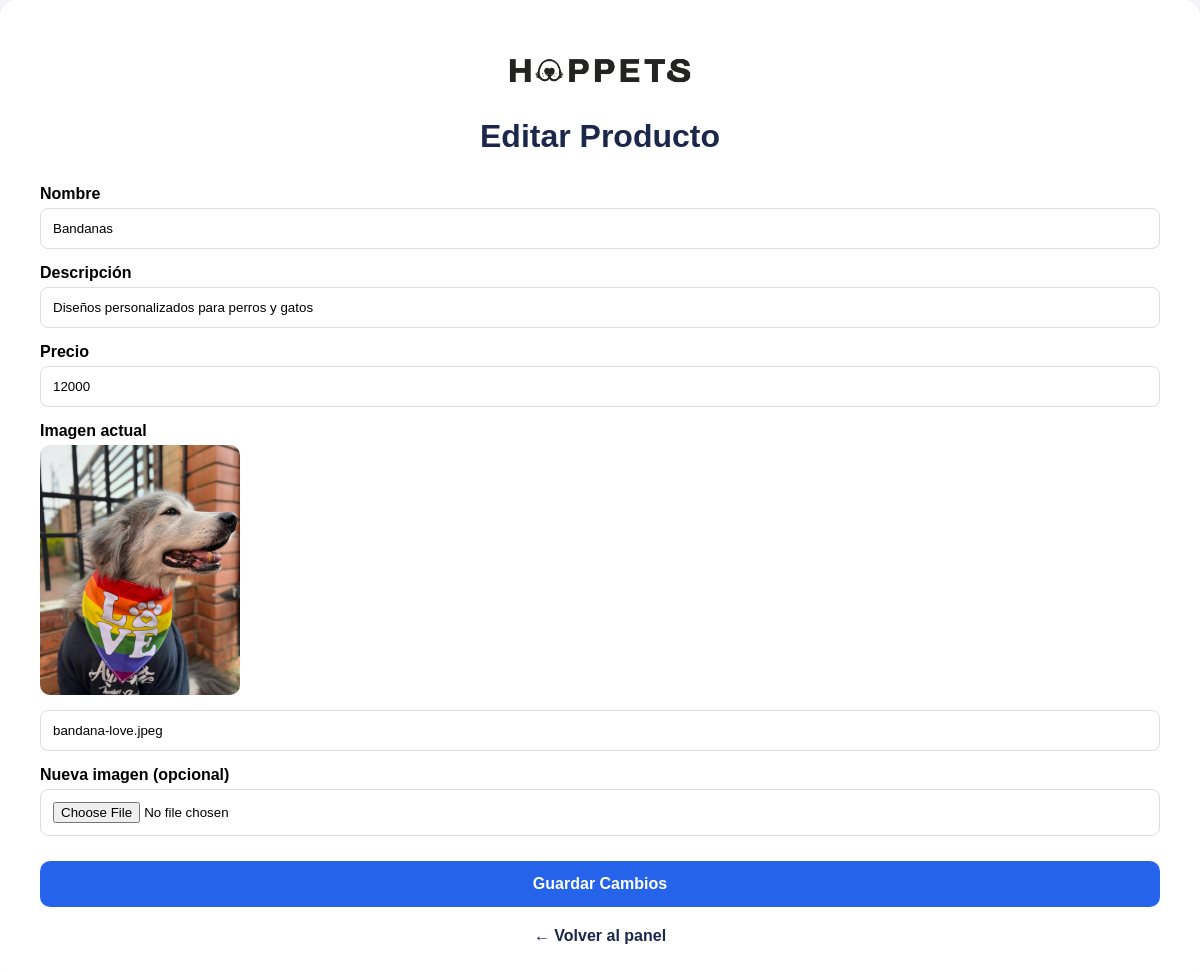
The app's page /editar/17 (signed in) with its own data.
### tables this page shows
CREATE TABLE productos (
    id INTEGER PRIMARY KEY AUTOINCREMENT,
    nombre TEXT NOT NULL,
    descripcion TEXT NOT NULL,
    precio INTEGER NOT NULL,
    imagen TEXT NOT NULL
, activo INTEGER DEFAULT 1);

### app.py (the view, shortened to what this page needs)
@app.route("/editar/<int:id>", methods=["GET", "POST"])
def editar(id):
    if not session.get("usuario"):
        return redirect("/login")
    conn = sqlite3.connect("database/products.db")
    conn.row_factory = sqlite3.Row
    producto = conn.execute(
        "SELECT * FROM productos WHERE id = ?",
        (id,)
    ).fetchone()
    conn.close()
    return render_template(
        "editar.html",
        producto=producto
    )

### templates/editar.html (shortened to what this page needs)
<!DOCTYPE html>
<html lang="es">
<head>
</head>
<body>
<div class="card">
    <div class="logo-admin">
        <img
            src="{{ url_for('static', filename='images/logo-negro.png') }}"
            alt="Hoppets">
    </div>
    <h1>Editar Producto</h1>
<form method="POST" enctype="multipart/form-data">
<label>Nombre</label>
<input
type="text"
name="nombre"
value="{{ producto['nombre'] }}"
required>
<label>Descripción</label>
<input
type="text"
name="descripcion"
value="{{ producto['descripcion'] }}"
required>
<label>Precio</label>
<input
type="number"
name="precio"
value="{{ producto['precio'] }}"
required>
<label>Imagen actual</label>
<img
    src="{{ url_for('static', filename='uploads/' + producto['imagen']) }}"
    style="width:200px;border-radius:10px;margin-bottom:15px;display:block;"
>
<input
    type="text"
    value="{{ producto['imagen'] }}"
    readonly
>
<label>Nueva imagen (opcional)</label>
<input
    type="file"
    name="imagen"
    accept="image/*"
>
<button class="btn" type="submit">
Guardar Cambios
</button>
</form>
<a href="/admin" class="volver">
← Volver al panel
</a>
</div>
</body>
</html>

### templates/editar.html (style rules this page uses)
body { font-family:Arial,sans-serif; background:#f5f7fa; margin:0; }
.card { background:white; padding:40px; border-radius:16px; box-shadow:0 4px 15px rgba(0,0,0,.08); }
h1 { text-align:center; color:#1c274c; margin-bottom:30px; }
label { display:block; margin-top:15px; margin-bottom:5px; font-weight:bold; }
input { width:100%; padding:12px; border:1px solid #ddd; border-radius:8px; box-sizing:border-box; }
.btn { width:100%; margin-top:25px; padding:14px; border:none; border-radius:10px; background:#2563eb; color:white; font-size:16px; font-weight:bold; cursor:pointer; }
.volver { display:block; text-align:center; margin-top:20px; text-decoration:none; color:#1c274c; font-weight:bold; }
.logo-admin { text-align:center; margin-bottom:20px; }
.logo-admin img { width:220px; max-width:100%; }

### records on screen
productos: nombre "Bandanas", descripcion "Diseños personalizados para perros y gatos", precio "12000", imagen (picture), imagen "bandana-love.jpeg"
